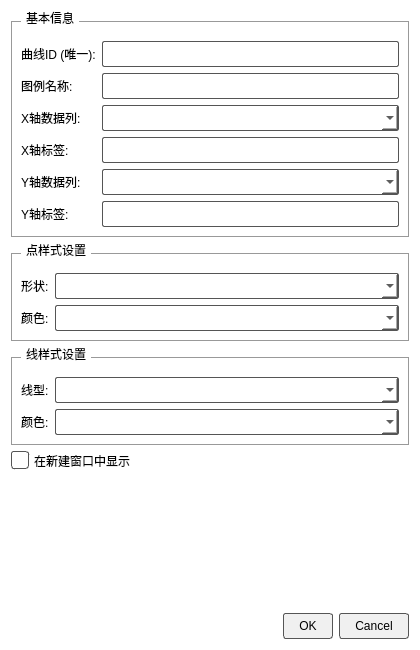
<?xml version="1.0" encoding="UTF-8"?>
<ui version="4.0">
 <class>PlottingDialog1</class>
 <widget class="QDialog" name="PlottingDialog1">
  <property name="geometry">
   <rect>
    <x>0</x>
    <y>0</y>
    <width>420</width>
    <height>650</height>
   </rect>
  </property>
  <property name="windowTitle">
   <string>新建曲线</string>
  </property>
  <property name="styleSheet">
   <string notr="true">/* 全局设置：强制白底黑字 */
QDialog, QWidget {
    background-color: white;
    color: black;
    font-family: &quot;Microsoft YaHei&quot;;
}
QLabel {
    color: black;
}
QLineEdit, QComboBox {
    color: black;
    background-color: white;
    border: 1px solid #555;
    border-radius: 2px;
    padding: 4px;
}
QComboBox QAbstractItemView {
    background-color: white;
    color: black;
    selection-background-color: #e0e0e0;
    selection-color: black;
}
QPushButton {
    color: black;
    background-color: #f0f0f0;
    border: 1px solid #555;
    border-radius: 3px;
    padding: 5px 15px;
}
QPushButton:hover {
    background-color: #e0e0e0;
}
QGroupBox {
    border: 1px solid #999;
    margin-top: 10px;
    padding-top: 10px;
}
QGroupBox::title {
    subcontrol-origin: margin;
    left: 10px;
    padding: 0 3px;
    color: black;
    font-weight: bold;
}

/* 美化复选框 */
QCheckBox {
    spacing: 5px;
    color: black;
}
QCheckBox::indicator {
    width: 16px;
    height: 16px;
    border: 1px solid #555;
    border-radius: 3px;
    background: white;
}
QCheckBox::indicator:checked {
    background-color: #0078d7;
    border: 1px solid #0078d7;
}
</string>
  </property>
  <layout class="QVBoxLayout" name="verticalLayout">
   <item>
    <widget class="QGroupBox" name="groupBox">
     <property name="title">
      <string>基本信息</string>
     </property>
     <layout class="QFormLayout" name="formLayout">
      <item row="0" column="0">
       <widget class="QLabel" name="label">
        <property name="text">
         <string>曲线ID (唯一):</string>
        </property>
       </widget>
      </item>
      <item row="0" column="1">
       <widget class="QLineEdit" name="lineEdit_Name"/>
      </item>
      <item row="1" column="0">
       <widget class="QLabel" name="label_Legend">
        <property name="text">
         <string>图例名称:</string>
        </property>
       </widget>
      </item>
      <item row="1" column="1">
       <widget class="QLineEdit" name="lineEdit_Legend"/>
      </item>
      <item row="2" column="0">
       <widget class="QLabel" name="label_2">
        <property name="text">
         <string>X轴数据列:</string>
        </property>
       </widget>
      </item>
      <item row="2" column="1">
       <widget class="QComboBox" name="combo_XCol"/>
      </item>
      <item row="3" column="0">
       <widget class="QLabel" name="label_5">
        <property name="text">
         <string>X轴标签:</string>
        </property>
       </widget>
      </item>
      <item row="3" column="1">
       <widget class="QLineEdit" name="lineEdit_XLabel"/>
      </item>
      <item row="4" column="0">
       <widget class="QLabel" name="label_3">
        <property name="text">
         <string>Y轴数据列:</string>
        </property>
       </widget>
      </item>
      <item row="4" column="1">
       <widget class="QComboBox" name="combo_YCol"/>
      </item>
      <item row="5" column="0">
       <widget class="QLabel" name="label_6">
        <property name="text">
         <string>Y轴标签:</string>
        </property>
       </widget>
      </item>
      <item row="5" column="1">
       <widget class="QLineEdit" name="lineEdit_YLabel"/>
      </item>
     </layout>
    </widget>
   </item>
   <item>
    <widget class="QGroupBox" name="groupBox_Point">
     <property name="title">
      <string>点样式设置</string>
     </property>
     <layout class="QFormLayout" name="formLayout_3">
      <item row="0" column="0">
       <widget class="QLabel" name="label_8">
        <property name="text">
         <string>形状:</string>
        </property>
       </widget>
      </item>
      <item row="0" column="1">
       <widget class="QComboBox" name="combo_PointShape"/>
      </item>
      <item row="1" column="0">
       <widget class="QLabel" name="label_9">
        <property name="text">
         <string>颜色:</string>
        </property>
       </widget>
      </item>
      <item row="1" column="1">
       <widget class="QComboBox" name="combo_PointColor"/>
      </item>
     </layout>
    </widget>
   </item>
   <item>
    <widget class="QGroupBox" name="groupBox_Line">
     <property name="title">
      <string>线样式设置</string>
     </property>
     <layout class="QFormLayout" name="formLayout_2">
      <item row="0" column="0">
       <widget class="QLabel" name="label_7">
        <property name="text">
         <string>线型:</string>
        </property>
       </widget>
      </item>
      <item row="0" column="1">
       <widget class="QComboBox" name="combo_LineStyle"/>
      </item>
      <item row="1" column="0">
       <widget class="QLabel" name="label_10">
        <property name="text">
         <string>颜色:</string>
        </property>
       </widget>
      </item>
      <item row="1" column="1">
       <widget class="QComboBox" name="combo_LineColor"/>
      </item>
     </layout>
    </widget>
   </item>
   <item>
    <widget class="QCheckBox" name="check_NewWindow">
     <property name="text">
      <string>在新建窗口中显示</string>
     </property>
    </widget>
   </item>
   <item>
    <spacer name="verticalSpacer">
     <property name="orientation">
      <enum>Qt::Vertical</enum>
     </property>
     <property name="sizeHint" stdset="0">
      <size>
       <width>20</width>
       <height>40</height>
      </size>
     </property>
    </spacer>
   </item>
   <item>
    <widget class="QDialogButtonBox" name="buttonBox">
     <property name="orientation">
      <enum>Qt::Horizontal</enum>
     </property>
     <property name="standardButtons">
      <set>QDialogButtonBox::Cancel|QDialogButtonBox::Ok</set>
     </property>
    </widget>
   </item>
  </layout>
 </widget>
 <resources/>
 <connections>
  <connection>
   <sender>buttonBox</sender>
   <signal>accepted()</signal>
   <receiver>PlottingDialog1</receiver>
   <slot>accept()</slot>
  </connection>
  <connection>
   <sender>buttonBox</sender>
   <signal>rejected()</signal>
   <receiver>PlottingDialog1</receiver>
   <slot>reject()</slot>
  </connection>
 </connections>
</ui>
